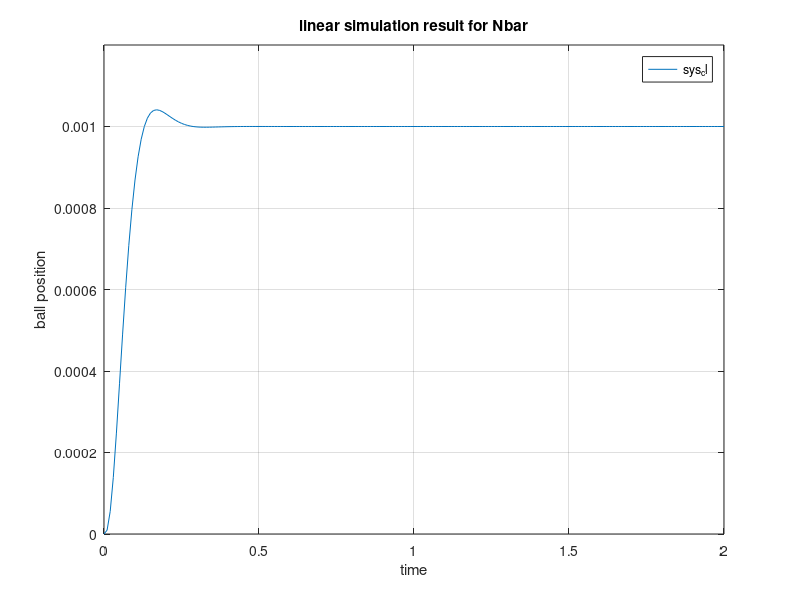

MATLAB code to generate this figure:
%representation of state space  
%magnetically suspended ball
m=0.05;
k=0.0001;
L=0.001;
r=1;
g=9.81;
h=0.01;
A=[0 1 0;980 0 -2.8;0 0 -100];
B=[0;0;100];
C=[1 0 0];
 D=[0];
poles=eig(A)
% if one of the poles has real part then it is open loop sys
t=0:0.01:2;

%this u is for step input
u=0.001*ones(size(t));
%this u is for no input
% u=zeros(size(t));
x0=[0.01 0 0];
sys=ss(A,B,C,D);
 % [y,t,x]=lsim(sys,u,t,x0);
% lsim is used to get response 
 % plot(t,y)
 % title("Open Loop response to non zero initial conditions")
%the plot shows system is unstable
% far from equilibrium point
cntrl=rank(ctrb(sys));
fprintf("The rank of the controlled matrix is %d",cntrl)

%The system is controlled if rank=order
% p1_prev=10+10i;
% p2_prev=10-10i;
% shift the pole 10x to the left so that system can be controlled or stable
% p3_prev=-50;

p1=-20+20i;
p2=-20-20i;
p3=-100;

%change the locations of the poles to make the system stable i.e
%this will make the response fast and there will be no time to go 
%that much height for the overshoot

% K=place(A,B,[p1 p2 p3]);
K=acker(A,B,[p1 p2 p3]);
sys_cl=ss(A-B*K,B,C,D);
% lsim(sys_cl,u,t);
%  title("Closed Loop response to some step input u(t)")
%  xlabel("time")
%  ylabel("ball position")
%  axis([0 2 -4E-6 0])
 % title("Closed Loop response to non zero initial conditions")

 %If i want two or point at same pos place will not work "acker" will be
 %used
 % Now we have to scale the input
 % Nbar=rescale(sys,K)
 Nbar=-285.7143;
 lsim(sys_cl,Nbar*u,t);
 title("linear simulation result for Nbar")
 xlabel("time")
 ylabel("ball position")
 axis([0 2 0 1.2*10^-3 ])

 